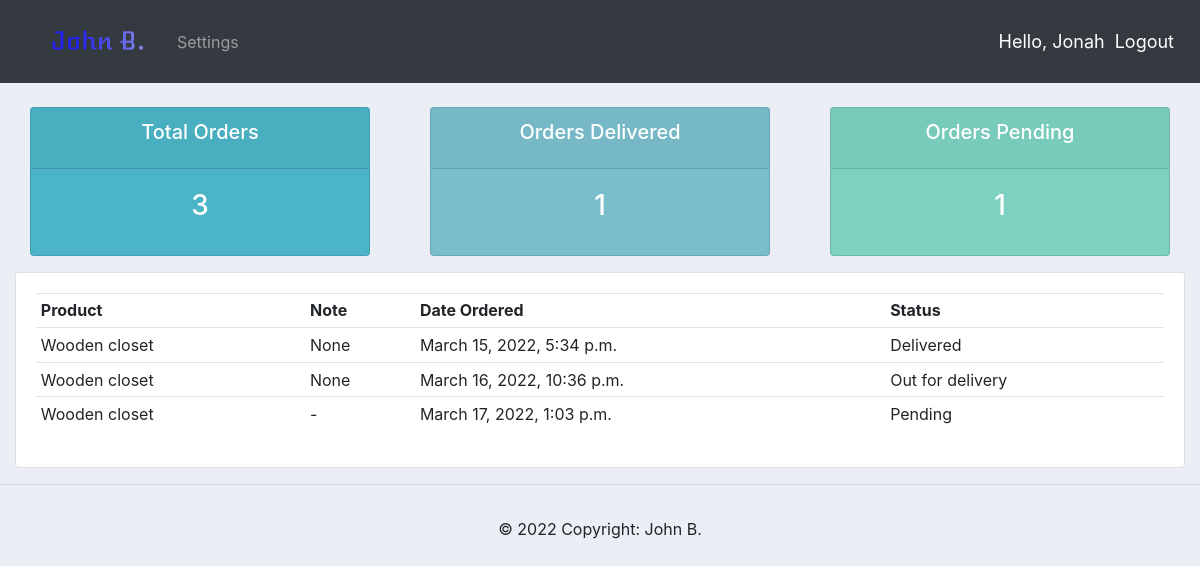
The page /user/ (signed in) on the database as committed earlier.
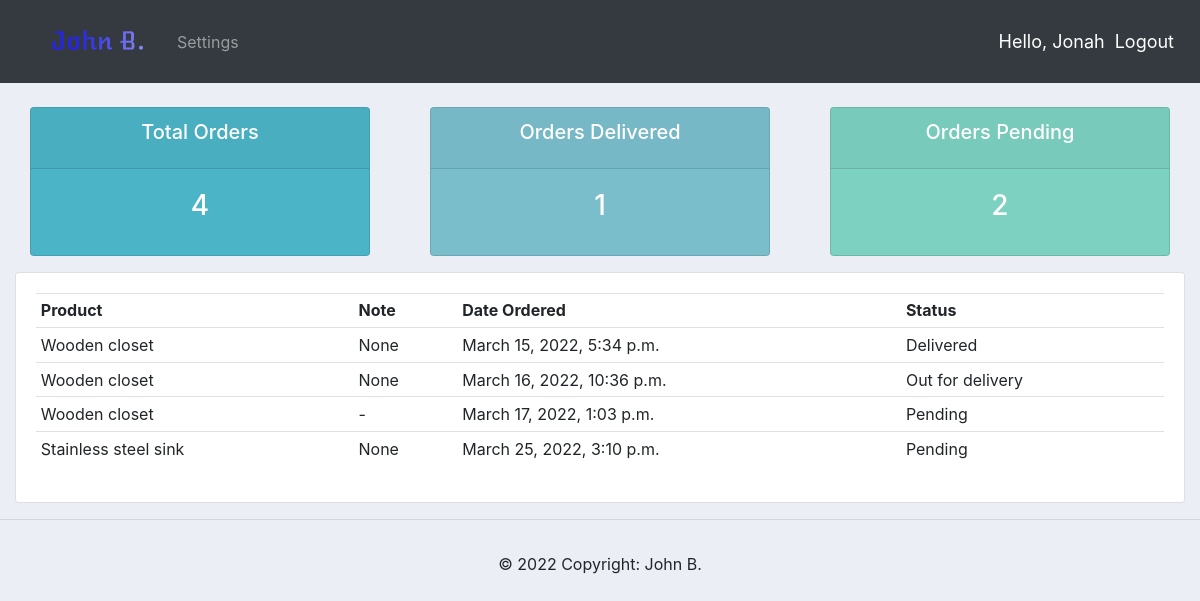
The same page on the database as committed later.
### accounts/models.py (models this page shows)
class Order(models.Model):
    STATUS = (
        ('Pending', 'Pending'),
        ('Out for delivery', 'Out for delivery'),
        ('Delivered', 'Delivered')
    )
    customer = models.ForeignKey(Customer, null=True, on_delete= models.SET_NULL)
    product = models.ForeignKey(Product, null=True, on_delete= models.SET_NULL)
    date_created = models.DateTimeField(auto_now_add=True, null=True)
    status = models.CharField(max_length=200, null=True, choices=STATUS)
    note = models.CharField(max_length=200, null=True)
    def __str__(self):
        return self.product.name

class Product(models.Model):
    CATEGORY= (
        ('Indoor', 'Indoor'),
        ('Out Door', 'Out Door')
    )
    name = models.CharField(max_length=200, null=True)
    price = models.FloatField(null=True)
    category = models.CharField(max_length=200, null=True, choices=CATEGORY)
    description = models.CharField(max_length=200, null=True, blank=True)
    date_created = models.DateTimeField(auto_now_add=True, null=True)
    tags = models.ManyToManyField(Tag)
    def __str__(self):
        return self.name

### accounts/decorators.py (the view)
		def wrapper_func(request, *args, **kwargs):
			group = None
			if request.user.groups.exists():
				group = request.user.groups.all()[0].name
			if group in allowed_roles:
				return view_func(request, *args, **kwargs)
			else:
				return HttpResponse('You are not authorized to view this page')

### accounts/views.py (called while the page is built)
@login_required(login_url='login')
@allowed_users(allowed_roles=['customer'])
def userPage(request):
	orders = request.user.customer.order_set.all()
	total_orders = orders.count()
	delivered = orders.filter(status='Delivered').count()
	pending = orders.filter(status='Pending').count()
	print('Orders:', orders)
	context = {'orders' : orders, 'total_orders':total_orders,'delivered':delivered,
	'pending':pending}
	return render(request, 'accounts/user.html', context)

### accounts/templates/accounts/user.html
{% extends 'accounts/main.html' %}
{% load static%}
{% block content %}
{% include 'accounts/status.html' %}
    <div class="row">
        <div class="col-md">
            <div class="card card-body">
                <table class="table table-sm">
                    <tr>
                        <th>Product</th>
                        <th>Note</th>
                        <th>Date Ordered</th>
                        <th>Status</th>
                    </tr>
                    {% for order in orders %}
                    <tr>
                        <td>{{order.product}}</td>
                        <td>{{order.note}}</td>
                        <td>{{order.date_created}}</td>
                        <td>{{order.status}}</td>
                    </tr>
                    {% endfor %}
                </table>
            </div>
        </div>
    </div>
{% endblock %}

Rows that differ between the two databases and show on the page:
added Order: product "Stainless steel sink", note "None", date_created "March 25, 2022, 3:10 p.m.", status "Pending"
Other text that changed with them:
{{ total_orders }}: "3" → "4"
{{ pending }}: "1" → "2"
